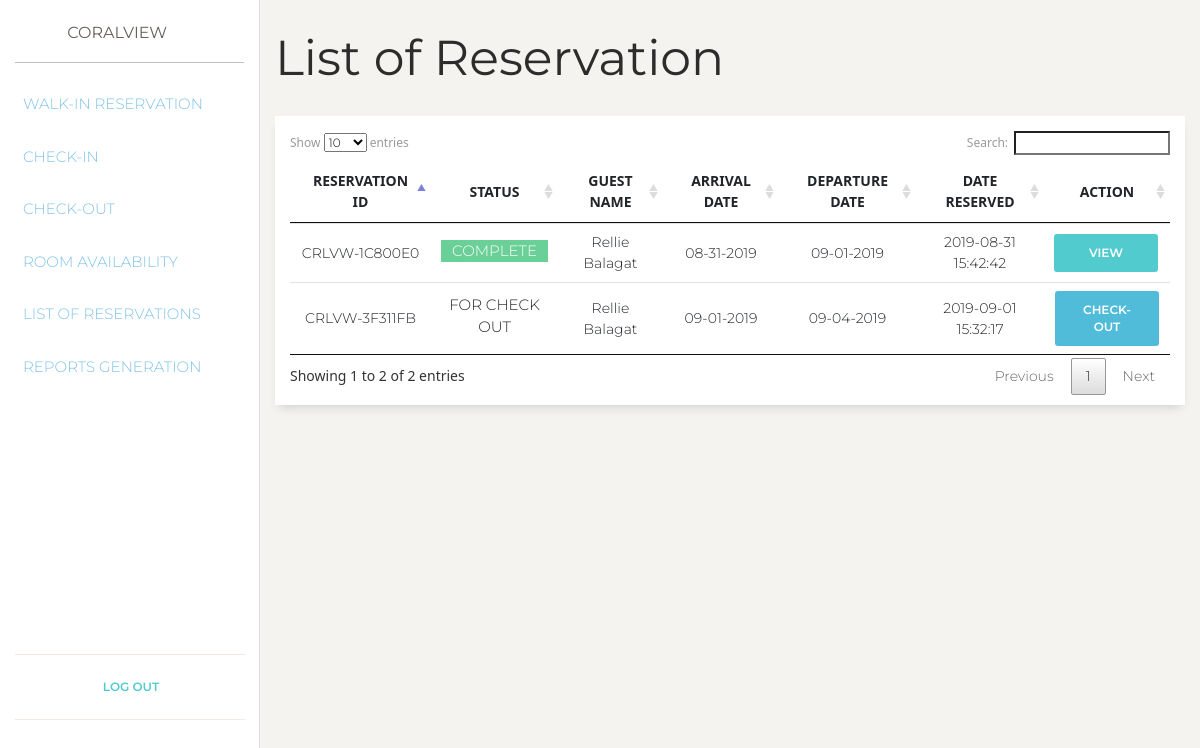
The page /admin/list_reservation.php on the database as committed earlier.
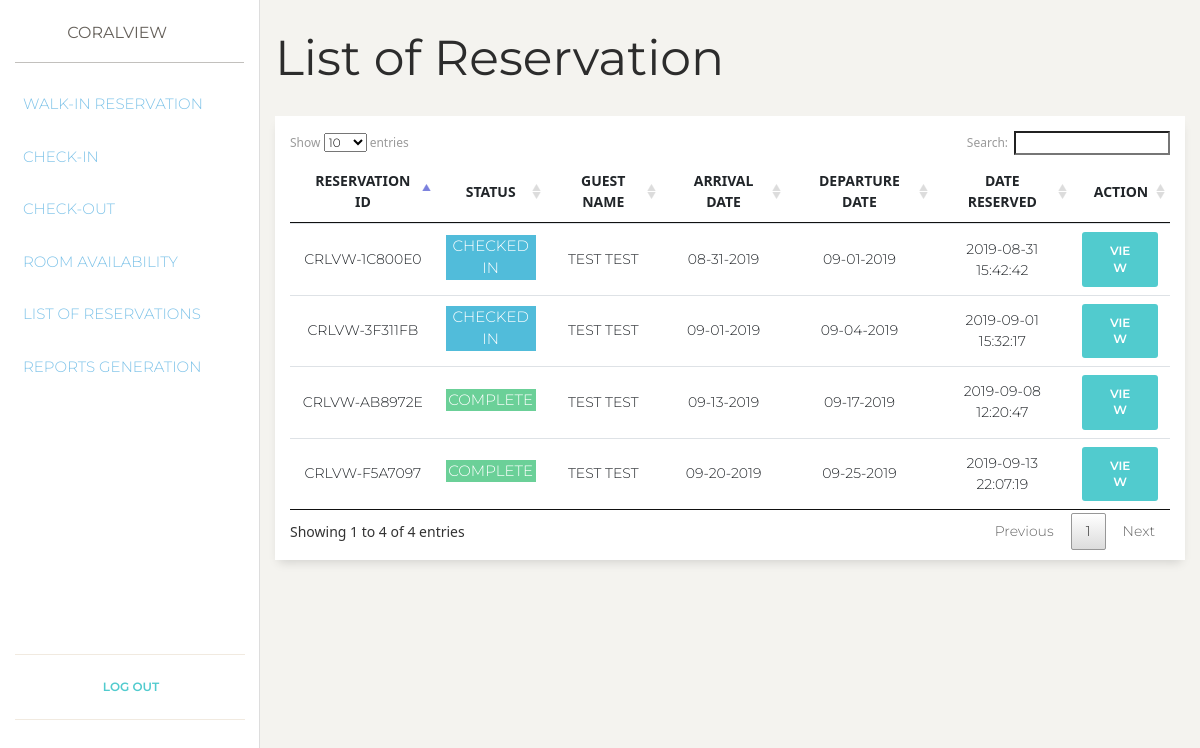
The same page on the database as committed later.
### tables this page shows
CREATE TABLE `reservation` (
  `id` int(11) NOT NULL,
  `guest_id` int(11) DEFAULT NULL,
  `reference_no` varchar(255) DEFAULT NULL,
  `status` varchar(255) DEFAULT NULL,
  `payment` varchar(255) DEFAULT NULL,
  `check_in_date` datetime DEFAULT NULL,
  `check_out_date` datetime DEFAULT NULL,
  `adult_count` int(11) DEFAULT NULL,
  `kids_count` int(11) DEFAULT NULL,
  `is_peak_rate` int(11) NOT NULL,
  `date_created` datetime DEFAULT current_timestamp(),
  `date_updated` datetime DEFAULT NULL
);

CREATE TABLE `guest` (
  `id` int(11) NOT NULL,
  `first_name` varchar(255) DEFAULT NULL,
  `last_name` varchar(255) DEFAULT NULL,
  `address` varchar(255) DEFAULT NULL,
  `email` varchar(255) DEFAULT NULL,
  `contact_number` varchar(255) DEFAULT NULL
);

### admin/list_reservation.php (the view, shortened to what this page needs)
<?php
include('../common/header.php');
$db = connect_to_db();
?>
    <?php include('../common/admin_sidebar.php') ?>
    <div class="main-panel">
        <div class="container-fluid">
            <h1>List of Reservation</h1>
            <div class="row">
                <div class="col">
                    <div class="card">
                        <div class="card-body">
                            <table class="table text-center" id="reservationCheckIn">
                                <thead>
                                    <tr>
                                        <th scope="col">Reservation ID</th>
                                        <th scope="col">Status</th>
                                        <th scope="col">Guest Name</th>
                                        <th scope="col">Arrival Date</th>
                                        <th scope="col">Departure Date</th>
                                        <th scope="col">Date Reserved</th>
                                        <th scope="col" class="text-center">Action</th>
                                    </tr>
                                </thead>
                                <tbody>
                                    <?php
                                        $reservation_query = "SELECT * FROM reservation RES INNER JOIN guest G ON RES.guest_id = G.Id";
                                        $reservation_result = mysqli_query($db, $reservation_query);
                                        if(mysqli_num_rows($reservation_result) > 0) {
                                            while($reservation = mysqli_fetch_assoc($reservation_result)) {
                                                $check_in_date = date_format(new Datetime($reservation["check_in_date"]), "m-d-Y");
                                                $check_out_date = date_format(new Datetime($reservation["check_out_date"]), "m-d-Y");
                                                $reservation_status =  $reservation["status"];
                                                $hide_class = "";
                                                switch($reservation_status) {
                                                    case "FOR CHECK IN":
                                                    case "CHECKED IN":
                                                        $reservation_class = "badge-info";
                                                        break;
                                                    case "COMPLETE":
                                                        $reservation_class = "badge-success";
                                                        break;
                                                    default:
                                                        $reservation_class = "";
                                                        break;
                                                }
                                                echo '
                                                    <tr>
                                                        <td>' . $reservation["reference_no"] . '</td>
                                                        <td><p class="' . $reservation_class . '">' . $reservation["status"]  . '</p></td>
                                                        <td>' . $reservation["first_name"] . " " . $reservation["last_name"]  . '</td>
                                                        <td>' . $check_in_date . '</td>
                                                        <td>' . $check_out_date .  '</td>
                                                        <td>' . $reservation["date_created"] . '</td>
                                                        <td>
                                                ';
                                                if($reservation_status == 'FOR CHECK IN') {
                                                    echo '<a style="width: 98%;' . $hide_class . '" href="cancel.php?reference_no=' . $reservation["reference_no"] . '" class="btn btn-warning ml-1">Cancel</a>';
                                                } else if ($reservation_status == 'CANCELLED') {
                                                    echo ' <a style="width: 98%; display: inline-block;" href="view.php?reference_no=' . $reservation["reference_no"] . '" class="btn btn-info btn-block">View</a>';
                                                } else if ($reservation_status == 'CHECKED IN') {
                                                    echo '<a style="width: 98%;' . $hide_class . '" href="checked_in.php?reference_no=' . $reservation["reference_no"] . '" class="btn btn-block btn-primary">View</a>';
                                                } else if ($reservation_status == 'FOR CHECKED IN' ||  $reservation_status == 'PENDING' ) {
                                                    echo '
                                                        <a style="width: 48%;' . $hide_class . '" href="accept.php?reference_no=' . $reservation["reference_no"] . '" class="btn btn-success">Accept</a>
                                                        <a style="width: 48%;' . $hide_class . '" href="reject.php?reference_no=' . $reservation["reference_no"] . '" class="btn btn-danger">Reject</a>
                                                    ';
                                                } else if($reservation_status == 'COMPLETE') {
                                                    echo '<a style="width: 98%;' . $hide_class . '" href="view.php?reference_no=' . $reservation["reference_no"] . '" class="btn btn-block btn-primary">View</a>';
                                                } else if($reservation_status == 'FOR CHECK OUT') {
                                                    echo ' <a style="width: 98%; display: inline-block;" href="check_out_user.php?reference_no=' . $reservation["reference_no"] . '" class="btn btn-info btn-block">Check-out</a>';
                                                } else if($reservation_status == 'REJECTED') {
                                                    echo ' <a style="width: 98%; display: inline-block;" href="view.php?reference_no=' . $reservation["reference_no"] . '" class="btn btn-info btn-block">View</a>';
                                                }
                                                echo '
                                                        </td>
                                                    </tr>
                                                ';
                                            }
                                        }
                                    ?>
                                </tbody>
                            </table>
                        </div>
                    </div>
                </div>
            </div>
        </div>
    </div>
<?php
include('../common/footer.php');
?>

### common/header.php (shortened to what this page needs)
<!DOCTYPE html>
<html lang="en">
<head>
    <link rel="stylesheet" href="/coralview/resources/paperkit/assets/css/bootstrap.min.css" />
    <link rel="stylesheet" href="/coralview/resources/paperkit/assets/css/paper-kit.min.css" />
    <link rel="stylesheet" href="/coralview/resources/test.css" />
    <link rel="stylesheet" href="/coralview/resources/smart-wizard/dist/css/smart_wizard.css" type="text/css" />
    <?php
    $site_uri = $_SERVER['REQUEST_URI'];
    if(strpos($site_uri, 'reports') != true) {
        echo '<link rel="stylesheet" href="/coralview/resources/air-datepicker/dist/css/datepicker.min.css" type="text/css" />';
    }
    ?>
    <link rel="stylesheet" href="/coralview/resources/toastr/toastr.css" type="text/css" />
    <link rel="stylesheet" href="/coralview/resources/datatables/datatable.css" type="text/css" />
    <link rel="stylesheet" href="/coralview/css/animate.css" />
    <link rel="stylesheet" href="/coralview/css/style.css" />
</head>
<body class="">

### common/admin_sidebar.php (shortened to what this page needs)
<div class="sidebar coralview-blue-bg" data-color="white" data-active-color="danger" id="admin_sidebar">
    <div class="logo">
        <a href="#" class="simple-text logo-mini">
        </a>
        <a href="http://www.creative-tim.com" class="simple-text logo-normal coralview-blue">
            CoralView
        </a>
    </div>
    <div class="sidebar-wrapper">
        <ul class="nav">
            <li>
                <a href="/coralview/admin/walk_in_reservation.php">
                    <p class="coralview-blue">Walk-in Reservation</p>
                </a>
            </li>
            <li>
                <a href="/coralview/admin/check_in.php">
                    <p class="coralview-blue">Check-in</p>
                </a>
            </li>
            <li>
                <a href="/coralview/admin/check_out.php">
                    <p class="coralview-blue">Check-out</p>
                </a>
            </li>
            <li>
                <a href="/coralview/admin/maintenance/room_number.php">
                    <p class="coralview-blue">Room Availability</p>
                </a>
            </li>
            <li>
                <a href="/coralview/admin/list_reservation.php">
                    <p class="coralview-blue">List of Reservations</p>
                </a>
            </li>
            <li>
                <a href="/coralview/admin/reports.php">
                    <p class="coralview-blue">Reports Generation</p>
                </a>
            </li>
        </ul>
        <div style="margin-right: 15px; margin-left: 15px; position: relative; top: 40%;">
            <hr>
            <a href="" class="btn btn-primary btn-link btn-block">Log out</a>
            <hr>
        </div>
    </div>
</div>

### common/footer.php (shortened to what this page needs)
</body>
</html>

### resources/datatables/datatable.css (style rules this page uses)
table.dataTable { width: 100%; margin: 0 auto; clear: both; border-collapse: separate; border-spacing: 0; }
table.dataTable thead th, table.dataTable tfoot th { font-weight: bold; }
table.dataTable thead th, table.dataTable thead td { padding: 10px 18px; border-bottom: 1px solid #111; }
table.dataTable thead .sorting, table.dataTable thead .sorting_asc, table.dataTable thead .sorting_desc, table.dataTable thead .sorting_asc_disabled, table.dataTable thead .sorting_desc_disabled { cursor: pointer; *cursor: hand; background-repeat: no-repeat; background-position: center right; }
table.dataTable thead .sorting { background-image: url("../images/sort_both.png"); }
table.dataTable thead .sorting_asc { background-image: url("../images/sort_asc.png"); }
table.dataTable tbody tr { background-color: #ffffff; }
table.dataTable tbody th, table.dataTable tbody td { padding: 8px 10px; }
table.dataTable.no-footer { border-bottom: 1px solid #111; }
table.dataTable, table.dataTable th, table.dataTable td { box-sizing: content-box; }

### css/style.css (style rules this page uses)
* { font-family: 'Segoe UI', sans-serif; }
.main-panel { min-height: 100vh; }
.coralview-blue { color: #47A9DF; }
.coralview-blue-bg { background-color: #47A9DF !important; }
.card { border-radius: 0px; }

Rows that differ between the two databases and show on the page:
changed reservation "CRLVW-1C800E0": status "COMPLETE" → "CHECKED IN"; guest.first_name "Rellie" → "TEST"; guest.last_name "Balagat" → "TEST"
changed reservation "CRLVW-3F311FB": status "FOR CHECK OUT" → "CHECKED IN"; guest.first_name "Rellie" → "TEST"; guest.last_name "Balagat" → "TEST"; status "CHECK-OUT" → "VIEW"
added reservation: reference_no "CRLVW-AB8972E", status "COMPLETE", guest.first_name "TEST", guest.last_name "TEST", check_in_date "09-13-2019", check_out_date "09-17-2019", date_created "2019-09-08 12:20:47"
added reservation: reference_no "CRLVW-F5A7097", status "COMPLETE", guest.first_name "TEST", guest.last_name "TEST", check_in_date "09-20-2019", check_out_date "09-25-2019", date_created "2019-09-13 22:07:19"
Other text that changed with them:
text written by a page script: "Show entries Search: Showing 1 to 2 of 2 entries Previous 1 Next" → "Show entries Search: Showing 1 to 4 of 4 entries Previous 1 Next"
